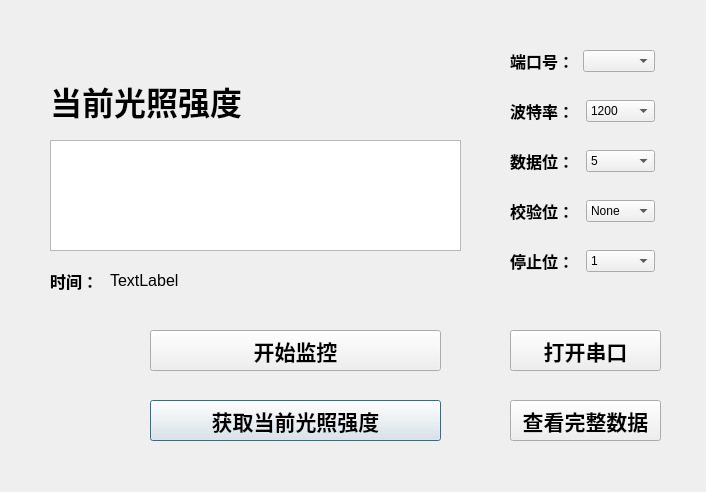
<?xml version="1.0" encoding="UTF-8"?>
<ui version="4.0">
 <class>usr</class>
 <widget class="QDialog" name="usr">
  <property name="geometry">
   <rect>
    <x>0</x>
    <y>0</y>
    <width>706</width>
    <height>492</height>
   </rect>
  </property>
  <property name="windowTitle">
   <string>监控窗口</string>
  </property>
  <widget class="QPushButton" name="send">
   <property name="geometry">
    <rect>
     <x>150</x>
     <y>400</y>
     <width>291</width>
     <height>41</height>
    </rect>
   </property>
   <property name="font">
    <font>
     <family>Arial</family>
     <pointsize>16</pointsize>
     <weight>75</weight>
     <bold>true</bold>
    </font>
   </property>
   <property name="text">
    <string>获取当前光照强度</string>
   </property>
  </widget>
  <widget class="QPushButton" name="openport">
   <property name="geometry">
    <rect>
     <x>510</x>
     <y>330</y>
     <width>151</width>
     <height>41</height>
    </rect>
   </property>
   <property name="font">
    <font>
     <family>Arial</family>
     <pointsize>16</pointsize>
     <weight>75</weight>
     <bold>true</bold>
    </font>
   </property>
   <property name="text">
    <string>打开串口</string>
   </property>
  </widget>
  <widget class="QPushButton" name="write">
   <property name="geometry">
    <rect>
     <x>510</x>
     <y>400</y>
     <width>151</width>
     <height>41</height>
    </rect>
   </property>
   <property name="font">
    <font>
     <family>Arial</family>
     <pointsize>16</pointsize>
     <weight>75</weight>
     <bold>true</bold>
    </font>
   </property>
   <property name="text">
    <string>查看完整数据</string>
   </property>
  </widget>
  <widget class="QWidget" name="layoutWidget">
   <property name="geometry">
    <rect>
     <x>510</x>
     <y>50</y>
     <width>145</width>
     <height>22</height>
    </rect>
   </property>
   <layout class="QHBoxLayout" name="horizontalLayout">
    <item>
     <widget class="QLabel" name="label_3">
      <property name="font">
       <font>
        <family>Arial</family>
        <pointsize>12</pointsize>
        <weight>75</weight>
        <bold>true</bold>
       </font>
      </property>
      <property name="text">
       <string>端口号：</string>
      </property>
     </widget>
    </item>
    <item>
     <widget class="QComboBox" name="combox"/>
    </item>
   </layout>
  </widget>
  <widget class="QWidget" name="layoutWidget">
   <property name="geometry">
    <rect>
     <x>510</x>
     <y>100</y>
     <width>145</width>
     <height>22</height>
    </rect>
   </property>
   <layout class="QHBoxLayout" name="horizontalLayout_2">
    <item>
     <widget class="QLabel" name="label_4">
      <property name="font">
       <font>
        <family>Arial</family>
        <pointsize>12</pointsize>
        <weight>75</weight>
        <bold>true</bold>
       </font>
      </property>
      <property name="text">
       <string>波特率：</string>
      </property>
     </widget>
    </item>
    <item>
     <widget class="QComboBox" name="baudrate">
      <item>
       <property name="text">
        <string>1200</string>
       </property>
      </item>
      <item>
       <property name="text">
        <string>2400</string>
       </property>
      </item>
      <item>
       <property name="text">
        <string>4800</string>
       </property>
      </item>
      <item>
       <property name="text">
        <string>9600</string>
       </property>
      </item>
      <item>
       <property name="text">
        <string>19200</string>
       </property>
      </item>
     </widget>
    </item>
   </layout>
  </widget>
  <widget class="QWidget" name="layoutWidget">
   <property name="geometry">
    <rect>
     <x>510</x>
     <y>150</y>
     <width>145</width>
     <height>22</height>
    </rect>
   </property>
   <layout class="QHBoxLayout" name="horizontalLayout_3">
    <item>
     <widget class="QLabel" name="label_5">
      <property name="font">
       <font>
        <family>Arial</family>
        <pointsize>12</pointsize>
        <weight>75</weight>
        <bold>true</bold>
       </font>
      </property>
      <property name="text">
       <string>数据位：</string>
      </property>
     </widget>
    </item>
    <item>
     <widget class="QComboBox" name="databit">
      <item>
       <property name="text">
        <string>5</string>
       </property>
      </item>
      <item>
       <property name="text">
        <string>6</string>
       </property>
      </item>
      <item>
       <property name="text">
        <string>7</string>
       </property>
      </item>
      <item>
       <property name="text">
        <string>8</string>
       </property>
      </item>
     </widget>
    </item>
   </layout>
  </widget>
  <widget class="QWidget" name="layoutWidget">
   <property name="geometry">
    <rect>
     <x>510</x>
     <y>200</y>
     <width>145</width>
     <height>22</height>
    </rect>
   </property>
   <layout class="QHBoxLayout" name="horizontalLayout_4">
    <item>
     <widget class="QLabel" name="label_6">
      <property name="font">
       <font>
        <family>Arial</family>
        <pointsize>12</pointsize>
        <weight>75</weight>
        <bold>true</bold>
       </font>
      </property>
      <property name="text">
       <string>校验位：</string>
      </property>
     </widget>
    </item>
    <item>
     <widget class="QComboBox" name="conparebit">
      <item>
       <property name="text">
        <string>None</string>
       </property>
      </item>
      <item>
       <property name="text">
        <string>Odd</string>
       </property>
      </item>
      <item>
       <property name="text">
        <string>Even</string>
       </property>
      </item>
      <item>
       <property name="text">
        <string>Mark</string>
       </property>
      </item>
      <item>
       <property name="text">
        <string>Space</string>
       </property>
      </item>
     </widget>
    </item>
   </layout>
  </widget>
  <widget class="QWidget" name="layoutWidget">
   <property name="geometry">
    <rect>
     <x>510</x>
     <y>250</y>
     <width>145</width>
     <height>22</height>
    </rect>
   </property>
   <layout class="QHBoxLayout" name="horizontalLayout_5">
    <item>
     <widget class="QLabel" name="label_7">
      <property name="font">
       <font>
        <family>Arial</family>
        <pointsize>12</pointsize>
        <weight>75</weight>
        <bold>true</bold>
       </font>
      </property>
      <property name="text">
       <string>停止位：</string>
      </property>
     </widget>
    </item>
    <item>
     <widget class="QComboBox" name="stopbit">
      <item>
       <property name="text">
        <string>1</string>
       </property>
      </item>
      <item>
       <property name="text">
        <string>2</string>
       </property>
      </item>
     </widget>
    </item>
   </layout>
  </widget>
  <widget class="QTextEdit" name="outputEdit">
   <property name="geometry">
    <rect>
     <x>50</x>
     <y>140</y>
     <width>411</width>
     <height>111</height>
    </rect>
   </property>
   <property name="font">
    <font>
     <family>Arial</family>
     <pointsize>10</pointsize>
    </font>
   </property>
  </widget>
  <widget class="QLabel" name="label_8">
   <property name="geometry">
    <rect>
     <x>50</x>
     <y>70</y>
     <width>211</width>
     <height>61</height>
    </rect>
   </property>
   <property name="font">
    <font>
     <family>Arial</family>
     <pointsize>24</pointsize>
     <weight>75</weight>
     <bold>true</bold>
    </font>
   </property>
   <property name="text">
    <string>当前光照强度</string>
   </property>
  </widget>
  <widget class="QPushButton" name="startAutoControl">
   <property name="geometry">
    <rect>
     <x>150</x>
     <y>330</y>
     <width>291</width>
     <height>41</height>
    </rect>
   </property>
   <property name="font">
    <font>
     <family>Arial</family>
     <pointsize>16</pointsize>
     <weight>75</weight>
     <bold>true</bold>
    </font>
   </property>
   <property name="text">
    <string>开始监控</string>
   </property>
  </widget>
  <widget class="QLabel" name="label">
   <property name="geometry">
    <rect>
     <x>50</x>
     <y>270</y>
     <width>71</width>
     <height>21</height>
    </rect>
   </property>
   <property name="font">
    <font>
     <family>Arial</family>
     <pointsize>12</pointsize>
     <weight>75</weight>
     <bold>true</bold>
    </font>
   </property>
   <property name="text">
    <string>时间：</string>
   </property>
  </widget>
  <widget class="QLabel" name="time">
   <property name="geometry">
    <rect>
     <x>110</x>
     <y>270</y>
     <width>201</width>
     <height>21</height>
    </rect>
   </property>
   <property name="font">
    <font>
     <family>Arial</family>
     <pointsize>12</pointsize>
     <weight>50</weight>
     <bold>false</bold>
    </font>
   </property>
   <property name="text">
    <string>TextLabel</string>
   </property>
  </widget>
 </widget>
 <resources/>
 <connections/>
</ui>
